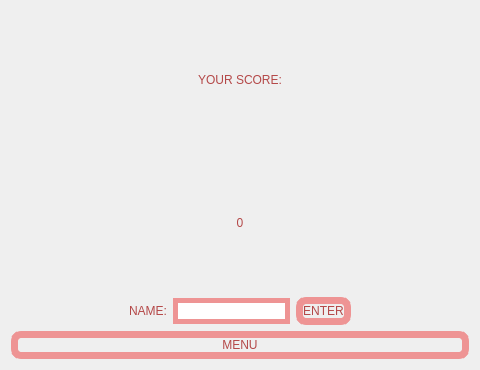
<?xml version="1.0" encoding="UTF-8"?>
<ui version="4.0">
 <class>Result</class>
 <widget class="QDialog" name="Result">
  <property name="geometry">
   <rect>
    <x>0</x>
    <y>0</y>
    <width>480</width>
    <height>370</height>
   </rect>
  </property>
  <property name="windowTitle">
   <string>Dialog</string>
  </property>
  <property name="styleSheet">
   <string notr="true">background-image: url(:/background/background2.jpg);</string>
  </property>
  <layout class="QVBoxLayout" name="verticalLayout">
   <item>
    <widget class="QLabel" name="label">
     <property name="styleSheet">
      <string notr="true">color: rgb(180, 72, 72);
font: 600 20pt &quot;URW Bookman&quot;;
</string>
     </property>
     <property name="text">
      <string>YOUR SCORE:</string>
     </property>
     <property name="alignment">
      <set>Qt::AlignCenter</set>
     </property>
    </widget>
   </item>
   <item>
    <widget class="QLabel" name="score_label">
     <property name="styleSheet">
      <string notr="true">color: rgb(180, 72, 72);
font: 600 20pt &quot;URW Bookman&quot;;
</string>
     </property>
     <property name="text">
      <string>0</string>
     </property>
     <property name="alignment">
      <set>Qt::AlignCenter</set>
     </property>
    </widget>
   </item>
   <item>
    <layout class="QHBoxLayout" name="horizontalLayout">
     <item>
      <spacer name="horizontalSpacer_2">
       <property name="orientation">
        <enum>Qt::Horizontal</enum>
       </property>
       <property name="sizeHint" stdset="0">
        <size>
         <width>40</width>
         <height>20</height>
        </size>
       </property>
      </spacer>
     </item>
     <item>
      <widget class="QLabel" name="label_2">
       <property name="styleSheet">
        <string notr="true">color: rgb(180, 72, 72);
font: 600 20pt &quot;URW Bookman&quot;;
</string>
       </property>
       <property name="text">
        <string>NAME:</string>
       </property>
      </widget>
     </item>
     <item>
      <widget class="QLineEdit" name="result_lineEdit">
       <property name="styleSheet">
        <string notr="true">border:5px solid;
background-image: url(:/background/whiteBackground.jpg);
border-color: rgb(238, 148, 148);</string>
       </property>
      </widget>
     </item>
     <item>
      <widget class="QPushButton" name="pushButton">
       <property name="styleSheet">
        <string notr="true">color:rgb(180, 72, 72);
font: 600 17pt &quot;URW Bookman&quot;;
border-radius:10px;
border:7px solid;
border-color: rgb(238, 148, 148);
background-image: url(:/background/backgroundBtns.jpg);</string>
       </property>
       <property name="text">
        <string>ENTER</string>
       </property>
      </widget>
     </item>
     <item>
      <spacer name="horizontalSpacer_3">
       <property name="orientation">
        <enum>Qt::Horizontal</enum>
       </property>
       <property name="sizeHint" stdset="0">
        <size>
         <width>40</width>
         <height>20</height>
        </size>
       </property>
      </spacer>
     </item>
    </layout>
   </item>
   <item>
    <widget class="QPushButton" name="menu_result_button">
     <property name="styleSheet">
      <string notr="true">color:rgb(180, 72, 72);
font: 600 17pt &quot;URW Bookman&quot;;
border-radius:10px;
border:7px solid;
border-color: rgb(238, 148, 148);
background-image: url(:/background/backgroundBtns.jpg);</string>
     </property>
     <property name="text">
      <string>MENU</string>
     </property>
    </widget>
   </item>
  </layout>
 </widget>
 <resources/>
 <connections/>
</ui>
